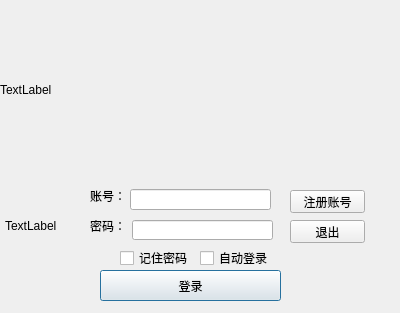
<?xml version="1.0" encoding="UTF-8"?>
<ui version="4.0">
 <class>MyDialog</class>
 <widget class="QDialog" name="MyDialog">
  <property name="geometry">
   <rect>
    <x>0</x>
    <y>0</y>
    <width>400</width>
    <height>313</height>
   </rect>
  </property>
  <property name="windowTitle">
   <string>Dialog</string>
  </property>
  <widget class="QLabel" name="label">
   <property name="geometry">
    <rect>
     <x>0</x>
     <y>0</y>
     <width>400</width>
     <height>180</height>
    </rect>
   </property>
   <property name="text">
    <string>TextLabel</string>
   </property>
  </widget>
  <widget class="QLabel" name="label_2">
   <property name="geometry">
    <rect>
     <x>90</x>
     <y>190</y>
     <width>54</width>
     <height>12</height>
    </rect>
   </property>
   <property name="text">
    <string>账号：</string>
   </property>
  </widget>
  <widget class="QLineEdit" name="lineEdit_2">
   <property name="geometry">
    <rect>
     <x>132</x>
     <y>220</y>
     <width>141</width>
     <height>20</height>
    </rect>
   </property>
   <property name="contextMenuPolicy">
    <enum>Qt::DefaultContextMenu</enum>
   </property>
   <property name="toolTipDuration">
    <number>0</number>
   </property>
   <property name="echoMode">
    <enum>QLineEdit::Password</enum>
   </property>
  </widget>
  <widget class="QLabel" name="label_3">
   <property name="geometry">
    <rect>
     <x>90</x>
     <y>220</y>
     <width>54</width>
     <height>12</height>
    </rect>
   </property>
   <property name="text">
    <string>密码：</string>
   </property>
  </widget>
  <widget class="QPushButton" name="pushButton">
   <property name="geometry">
    <rect>
     <x>100</x>
     <y>270</y>
     <width>181</width>
     <height>31</height>
    </rect>
   </property>
   <property name="text">
    <string>登录</string>
   </property>
  </widget>
  <widget class="QPushButton" name="regButton">
   <property name="geometry">
    <rect>
     <x>290</x>
     <y>190</y>
     <width>75</width>
     <height>23</height>
    </rect>
   </property>
   <property name="text">
    <string>注册账号</string>
   </property>
  </widget>
  <widget class="QPushButton" name="pushButton_3">
   <property name="geometry">
    <rect>
     <x>290</x>
     <y>220</y>
     <width>75</width>
     <height>23</height>
    </rect>
   </property>
   <property name="text">
    <string>退出</string>
   </property>
  </widget>
  <widget class="QCheckBox" name="checkBox">
   <property name="geometry">
    <rect>
     <x>120</x>
     <y>250</y>
     <width>71</width>
     <height>16</height>
    </rect>
   </property>
   <property name="text">
    <string>记住密码</string>
   </property>
  </widget>
  <widget class="QCheckBox" name="checkBox_2">
   <property name="geometry">
    <rect>
     <x>200</x>
     <y>250</y>
     <width>71</width>
     <height>16</height>
    </rect>
   </property>
   <property name="text">
    <string>自动登录</string>
   </property>
  </widget>
  <widget class="QLabel" name="label_4">
   <property name="geometry">
    <rect>
     <x>5</x>
     <y>190</y>
     <width>80</width>
     <height>72</height>
    </rect>
   </property>
   <property name="text">
    <string>TextLabel</string>
   </property>
  </widget>
  <widget class="QLineEdit" name="lineEdit">
   <property name="geometry">
    <rect>
     <x>130</x>
     <y>189</y>
     <width>141</width>
     <height>21</height>
    </rect>
   </property>
  </widget>
 </widget>
 <resources/>
 <connections/>
</ui>
